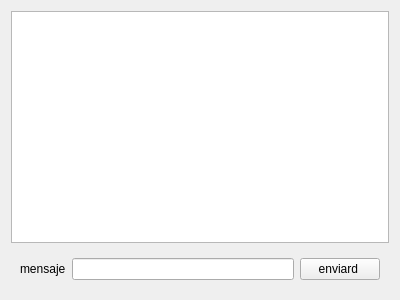
<?xml version="1.0" encoding="UTF-8"?>
<ui version="4.0">
 <class>ClientChatWidget</class>
 <widget class="QWidget" name="ClientChatWidget">
  <property name="geometry">
   <rect>
    <x>0</x>
    <y>0</y>
    <width>400</width>
    <height>300</height>
   </rect>
  </property>
  <property name="windowTitle">
   <string>Form</string>
  </property>
  <layout class="QVBoxLayout" name="verticalLayout">
   <item>
    <widget class="QListWidget" name="listMensajes"/>
   </item>
   <item>
    <widget class="QWidget" name="wdgSend" native="true">
     <layout class="QHBoxLayout" name="horizontalLayout">
      <item>
       <widget class="QLabel" name="label">
        <property name="text">
         <string>mensaje</string>
        </property>
       </widget>
      </item>
      <item>
       <widget class="QLineEdit" name="lnMessage"/>
      </item>
      <item>
       <widget class="QPushButton" name="btnEnviar">
        <property name="text">
         <string>enviard </string>
        </property>
       </widget>
      </item>
     </layout>
    </widget>
   </item>
  </layout>
 </widget>
 <resources/>
 <connections/>
</ui>
